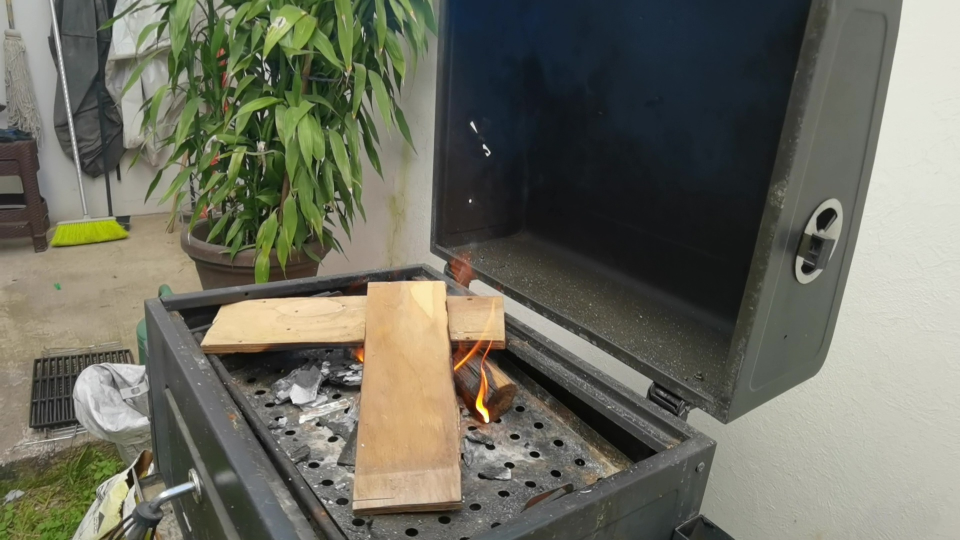
%> input picture Aza_MATLAB/Database/RGB004.jpg, 1920 x 1080 px (shown at 1/2 size)
$ octave image_resize.m   (GNU Octave 9; MATLAB toolbox functions it lacks are replaced by stand-ins)
%> lines starting %> are read from the running program, lines starting %| are printed output that depends on the picture
clear
close all
clc

%% Lectura de imagen
im_rgb = imread("RGB004.jpg");
%> im_rgb is the input picture: size 1080x1920x3 uint8; mean R, G, B 108.9, 109.3, 96
% figure('Name','Imagen de entrada','NumberTitle','off');
% imshow(im_rgb)

%% Imagen en escala de grises
im_gris = rgb2gray(im_rgb);
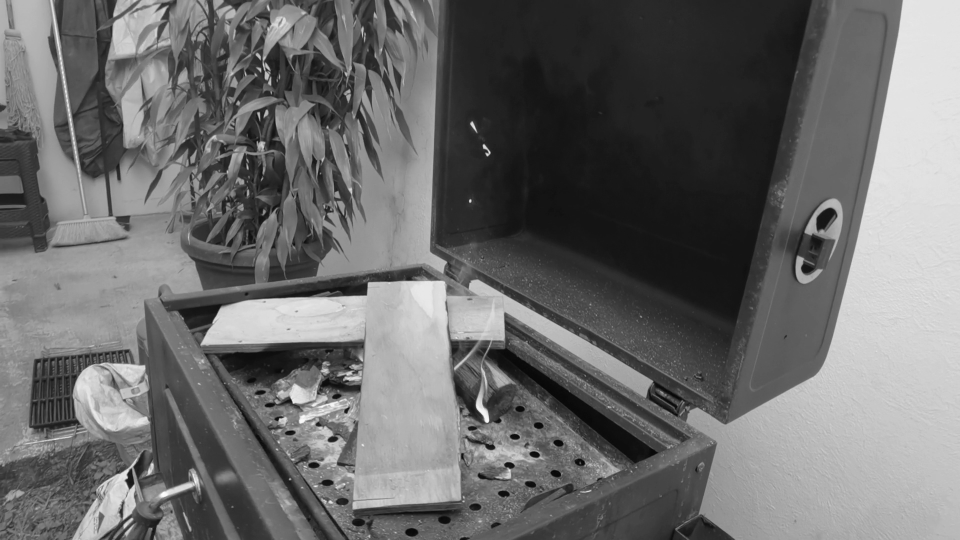
%> im_gris: size 1080x1920 uint8 (shown at 1/2 size); min 1, max 254, mean 107.7
% figure('Name','Imagen Gris','NumberTitle','off');
% imshow(im_gris);

im_resized = imresize(im_gris,[120 160]);
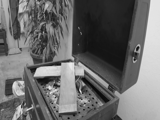
%> im_resized: size 120x160 uint8; min 5, max 236, mean 107.7
figure('Name','Imagen redimensionada','NumberTitle','off');
imshow(im_resized);

$ run again, with Aza_MATLAB/Database/RGB001.jpg copied over Aza_MATLAB/Database/RGB004.jpg
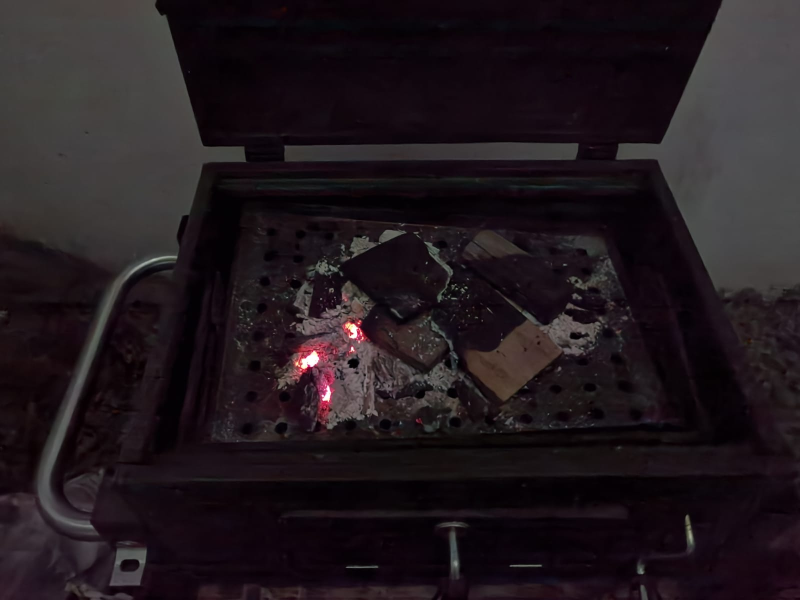
%> input picture Aza_MATLAB/Database/RGB001.jpg, 1600 x 1200 px (shown at 1/2 size)
%> im_rgb is the input picture: size 1200x1600x3 uint8; mean R, G, B 33.3, 24.9, 29.7
%> `im_resized = imresize(im_gris,[120 160]);`:
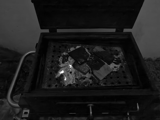
%> im_resized: size 120x160 uint8; min 0, max 255, mean 28

$ run again, with Aza_MATLAB/Database/RGB002.jpg copied over Aza_MATLAB/Database/RGB004.jpg
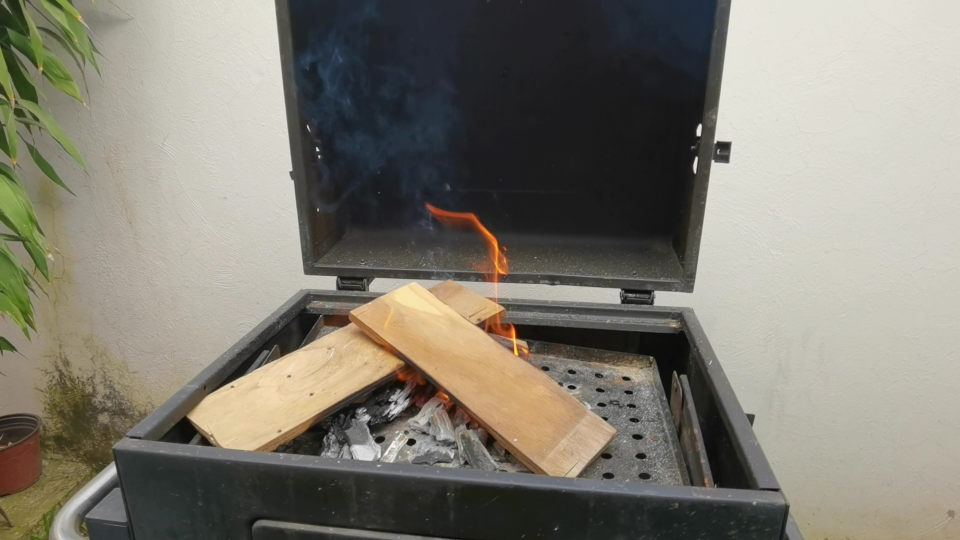
%> input picture Aza_MATLAB/Database/RGB002.jpg, 1920 x 1080 px (shown at 1/2 size)
%> im_rgb is the input picture: size 1080x1920x3 uint8; mean R, G, B 128.6, 125, 113.9
%> `im_gris = rgb2gray(im_rgb);`:
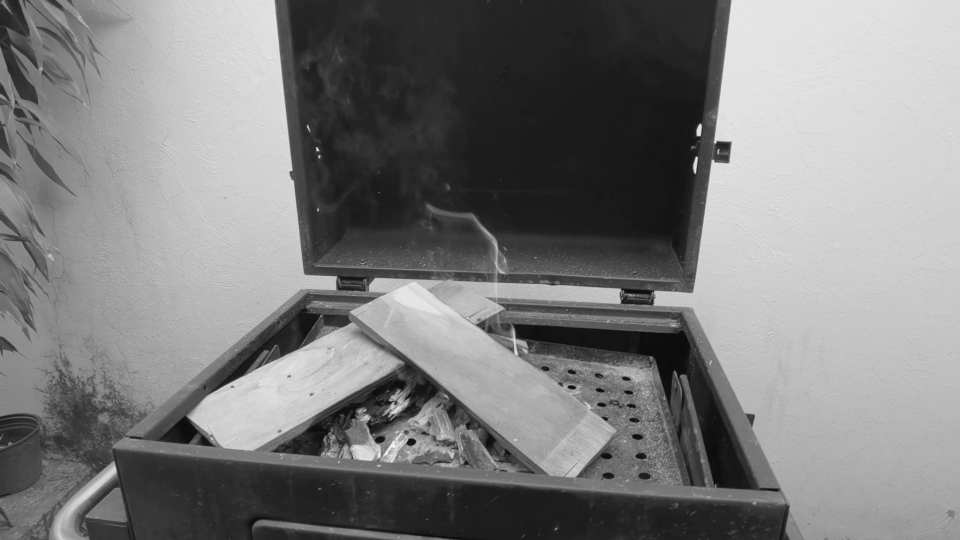
%> im_gris: size 1080x1920 uint8 (shown at 1/2 size); min 2, max 253, mean 124.9
%> `im_resized = imresize(im_gris,[120 160]);`:
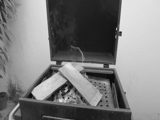
%> im_resized: size 120x160 uint8; min 10, max 234, mean 124.9

$ run again, with Aza_MATLAB/Database/RGB003.jpg copied over Aza_MATLAB/Database/RGB004.jpg
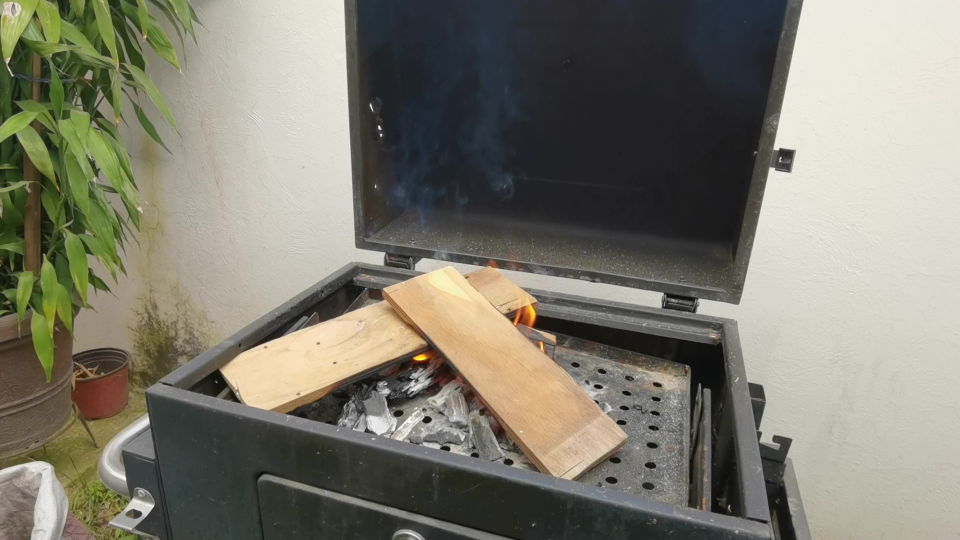
%> input picture Aza_MATLAB/Database/RGB003.jpg, 1920 x 1080 px (shown at 1/2 size)
%> im_rgb is the input picture: size 1080x1920x3 uint8; mean R, G, B 126.5, 124.2, 111.2
%> `im_gris = rgb2gray(im_rgb);`:
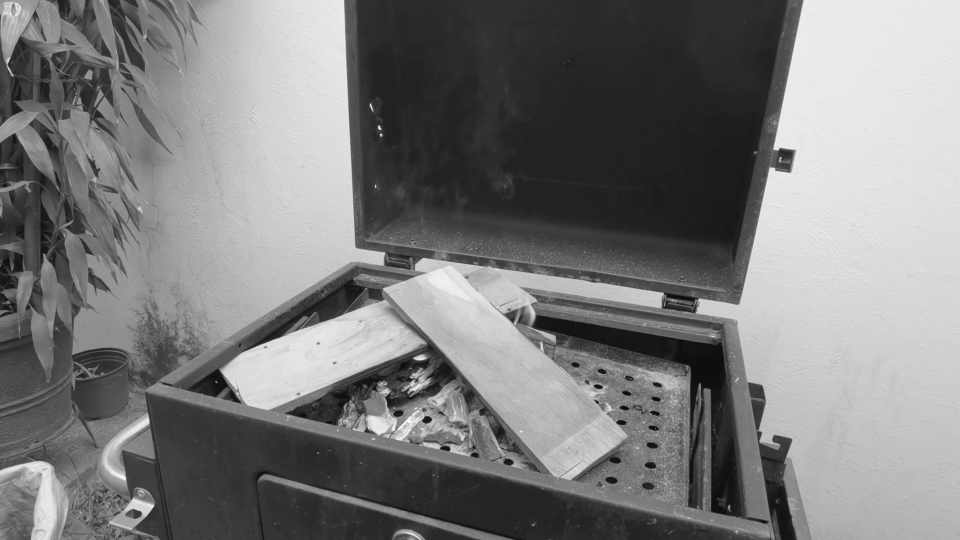
%> im_gris: size 1080x1920 uint8 (shown at 1/2 size); min 6, max 255, mean 123.4
%> `im_resized = imresize(im_gris,[120 160]);`:
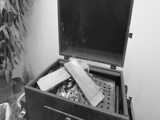
%> im_resized: size 120x160 uint8; min 12, max 241, mean 123.4
